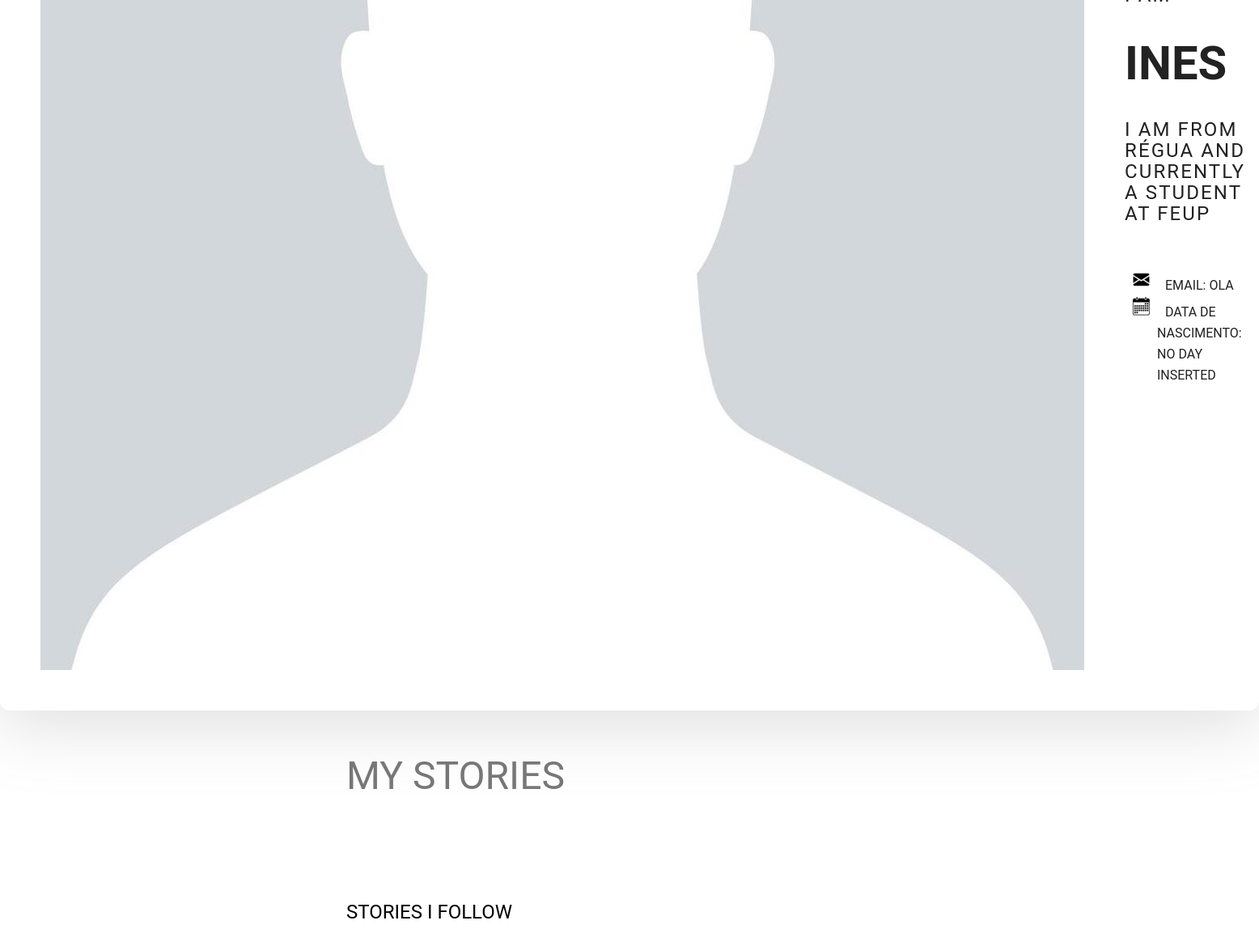
Page /pages/profilePage.php?username=ola (signed in, lower part) on the earlier database version.
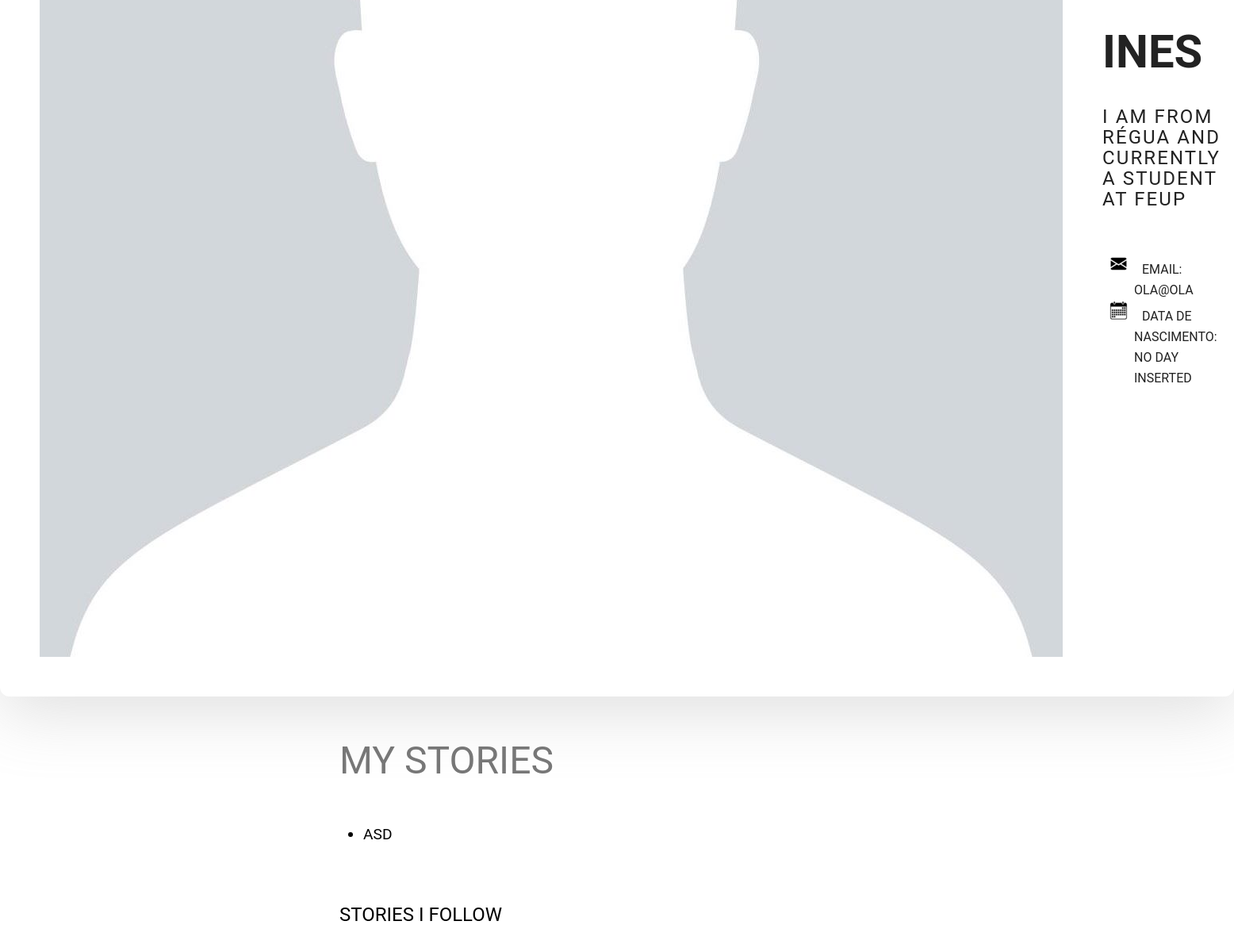
Same page on the later database version.
### tables this page shows
CREATE TABLE users(
  username VARCHAR PRIMARY KEY,
  email VARCHAR UNIQUE,
  password VARCHAR(254) NOT NULL,
  salt VARCHAR(32) NOT NULL,
  birthday DATE,
  img VARCHAR
);

CREATE TABLE stories(
  entity_id INTEGER PRIMARY KEY REFERENCES entities,
  username VARCHAR NOT NULL REFERENCES users,
  title TEXT NOT NULL, 
  body TEXT NOT NULL,
  hour DATETIME NOT NULL,
  UNIQUE(username, title, body)
);

### database/db_comments.php (called while the page is built, shortened)
<?php
    function getUsernameInfo($username){
    $db = Database::instance()->db();
    $stmt = $db->prepare('SELECT *, rowid FROM users where username = ?');
    $stmt->execute(array($username));
    return $stmt->fetch();
    }
  function myStories($username) {
    $db = Database::instance()->db();
    $stmt = $db->prepare('SELECT title FROM stories WHERE username = ?');
    $stmt->execute(array($username));
    return $stmt->fetchAll();
  }
?>

### pages/profilePage.php (the view, shortened to what this page needs)
<?php
include_once('../templates/common.php');
include_once('../database/db_comments.php');
$profileInfo = getUsernameInfo($_GET['username']);
$mystories = myStories($_GET['username']);
draw_header($_SESSION['username']);
    ?>
 <link rel="stylesheet" href="../css/profilePage.css">
    <section id="pageProfile">
        <section id="profile">
            <div class="container-box">
                <div class="banner_inner d-flex align-items-center">
                    <div class="banner_content">
                        <div class="media">
                            <div class="d-flex">
                                <span><img src="<?=$profileInfo['img']?>" alt="MyImg" > </span>
                            </div>
                            <div class="media-body">
                                <div class="personal_text">
                                    <h6>Hello Everybody, I am</h6>
                                    <h3><span> ines</span></h3>
                                    <p>
                                        <h6 class="title">I am from Régua and currently a student at Feup</h6>
                                    </p>
                                </div>
                                <ul class="list basic-info">
                                    <li class="email">
                                        <label for="email">Email: </label>
                                        <span> <?=$profileInfo['email']?></span>
                                    </li>
                                    <li class="birthday">
                                        <label for="birth">Data de Nascimento: </label>
                                        <span> <?=$profileInfo['birthday'] ? $profileInfo['birthday'] :'No day inserted'?></span>
                                    </li>
                                </ul>
                                </div>
                            </div>
                        </div>
                    </div>
                </div>
        </section>
        <section id="stories">
            <div class="container">
                <p class="profileinfo" id = myStories>
                <label for="myStories"> My Stories </label>
                <ul>
                <?php
                foreach($mystories as $story){
                    ?>
                    <li><?=$story['title']?> </li>
                <?php }
                unset($story) ?>
            </ul>
                </p>
                <p class="profileinfo" id ="myCommentedStories">
                <label for="myCommentedStories"> Stories i follow </label>
                </p>
                </div>
        </section>
    </section>
<?php
draw_footer();
?>

### templates/common.php (shortened to what this page needs)
<?php function draw_header($username){
?>
  <link rel="stylesheet" href="../css/common.css">
<!DOCTYPE html>
<html>
<head>
    <link rel="stylesheet" href="../css/mainPage.css">
</head>
<body>
        <?php if($username != null) { ?>
            <link rel="stylesheet" href="https://cdnjs.cloudflare.com/ajax/libs/font-awesome/4.7.0/css/font-awesome.min.css">
        <?php }  ?>
<?php
}
?>
<?php function draw_footer(){
?>
</body>
</html>
<?php
}
?>

### css/common.css (style rules this page uses)
* { box-sizing: border-box; }
body { margin: 0; font-family: Arial, Helvetica, sans-serif; }

### css/mainPage.css (style rules this page uses)
body { font-family: Poppins, sans-serif; }
p { margin-top: 0;font-family: "Roboto", sans-serif;max-width: 540px;color: #777777;margin-bottom: 40px; }
* { box-sizing: inherit; }
body { margin: 0; padding: 0; font-family: Raleway; text-transform: uppercase; font-size: 11px; }

### css/profilePage.css (style rules this page uses)
html, body, .sidebar, .content-posts { height: 100%; }
body { line-height: 26px; font-size: 16px; font-family: "Roboto", sans-serif; font-weight: normal; }
section#profile { position: relative; z-index: 1; background-image: -moz-linear-gradient(0deg, #000000 0%, #404d4e 100%); background-image: -webkit-linear-gradient(0deg, #000000 0%, #404d4e 100%); background-image: -ms-linear-gradient(0deg, #000000 0%, #404d4e 100%); margin-bottom: 200px; }
.container-box { min-height: 700px; border-radius: 12px; position: relative; bottom: -200px; background: #fff; padding: 30px; box-shadow: 0px 20px 80px 0px rgba(153, 153, 153, 0.3); }
.banner_inner.d-flex.align-items-center { position: relative; width: 100%; min-height: 700px; align-items: center !important; justify-content: space-between; }
.banner_inner .banner_content { color: #222222; vertical-align: middle; align-self: center; text-align: left; }
.media { display: flex; -ms-flex-align: start; align-items: flex-start; }
.d-flex { display: flex !important; }
.banner_inner .banner_content .media .media-body { vertical-align: middle; align-self: center; display: flex; flex-direction: column; margin-left: 30; }
.d-flex img { vertical-align: middle; border-style: none; padding: 20px; }
.personal_text h6 { font-size: 24px; font-family: "Roboto", sans-serif; text-transform: uppercase; letter-spacing: 2.1px; font-weight: normal; margin-bottom: 12px; color: #222222; }
.personal_text h3 { font-size: 58px; text-transform: uppercase; margin-bottom: 15px; color: #222222; }
.personal_text p { font-family: "Roboto", sans-serif; max-width: 540px; color: #777777; margin-bottom: 40px; }
p { margin-top: 0; display: block; margin-block-start: 1em; margin-block-end: 1em; margin-inline-start: 0px; margin-inline-end: 0px; }
li.email { list-style-image: url(../database/images/mail.png); }
li.birthday { list-style-image: url(../database/calend.png); list-style-image: url(../database/images/calend.png); }
.container { width: 100%; padding-right: 15px; padding-left: 15px; margin-right: auto; margin-left: auto; display: flex; flex-direction: column; -ms-flex-wrap: wrap; flex-wrap: wrap; margin-right: -15px; margin-left: -15px; }
section#stories { padding: 20; display: flex; justify-content: center; }
p#myStories { font-size: -webkit-xxx-large; }
p#myCommentedStories { font-size: x-large; color: black; }
#pageProfile #stories .container ul { font-size: larger; }
label { margin-bottom: 10px; margin-left: 10px; }
@media (min-width: 768px) { .container { max-width: 720px; } }

Differences in the rows shown:
changed users: email "OLA" → "OLA@OLA"
now on this page (row edited): stories: title "ASD"
